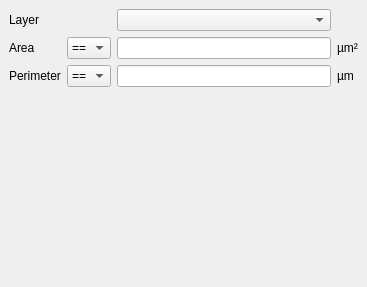
<ui version="4.0" >
 <class>SearchPropertiesShape</class>
 <widget class="QWidget" name="SearchPropertiesShape" >
  <property name="geometry" >
   <rect>
    <x>0</x>
    <y>0</y>
    <width>367</width>
    <height>287</height>
   </rect>
  </property>
  <property name="windowTitle" >
   <string>Form</string>
  </property>
  <layout class="QGridLayout" >
   <property name="margin" >
    <number>9</number>
   </property>
   <property name="spacing" >
    <number>6</number>
   </property>
   <item row="0" column="0" >
    <widget class="QLabel" name="label_5" >
     <property name="text" >
      <string>Layer</string>
     </property>
    </widget>
   </item>
   <item row="1" column="0" >
    <widget class="QLabel" name="label_6" >
     <property name="text" >
      <string>Area</string>
     </property>
    </widget>
   </item>
   <item row="1" column="1" >
    <widget class="QComboBox" name="shape_area_op" >
     <item>
      <property name="text" >
       <string>==</string>
      </property>
     </item>
     <item>
      <property name="text" >
       <string>!=</string>
      </property>
     </item>
     <item>
      <property name="text" >
       <string>&lt;</string>
      </property>
     </item>
     <item>
      <property name="text" >
       <string>&lt;=</string>
      </property>
     </item>
     <item>
      <property name="text" >
       <string>></string>
      </property>
     </item>
     <item>
      <property name="text" >
       <string>>=</string>
      </property>
     </item>
    </widget>
   </item>
   <item row="2" column="0" >
    <widget class="QLabel" name="label_7" >
     <property name="text" >
      <string>Perimeter</string>
     </property>
    </widget>
   </item>
   <item row="1" column="2" >
    <widget class="QLineEdit" name="shape_area_value" />
   </item>
   <item row="2" column="2" >
    <widget class="QLineEdit" name="shape_perimeter_value" />
   </item>
   <item row="2" column="1" >
    <widget class="QComboBox" name="shape_perimeter_op" >
     <item>
      <property name="text" >
       <string>==</string>
      </property>
     </item>
     <item>
      <property name="text" >
       <string>!=</string>
      </property>
     </item>
     <item>
      <property name="text" >
       <string>&lt;</string>
      </property>
     </item>
     <item>
      <property name="text" >
       <string>&lt;=</string>
      </property>
     </item>
     <item>
      <property name="text" >
       <string>></string>
      </property>
     </item>
     <item>
      <property name="text" >
       <string>>=</string>
      </property>
     </item>
    </widget>
   </item>
   <item row="1" column="3" >
    <widget class="QLabel" name="label" >
     <property name="text" >
      <string>µm²</string>
     </property>
    </widget>
   </item>
   <item row="2" column="3" >
    <widget class="QLabel" name="label_2" >
     <property name="text" >
      <string>µm</string>
     </property>
    </widget>
   </item>
   <item row="0" column="2" >
    <widget class="lay::LayerSelectionComboBox" name="shape_layer" />
   </item>
   <item row="3" column="0" colspan="4" >
    <spacer>
     <property name="orientation" >
      <enum>Qt::Vertical</enum>
     </property>
     <property name="sizeHint" >
      <size>
       <width>200</width>
       <height>281</height>
      </size>
     </property>
    </spacer>
   </item>
  </layout>
 </widget>
 <customwidgets>
  <customwidget>
   <class>lay::LayerSelectionComboBox</class>
   <extends>QComboBox</extends>
   <header>layWidgets.h</header>
  </customwidget>
 </customwidgets>
 <tabstops>
  <tabstop>shape_layer</tabstop>
  <tabstop>shape_area_op</tabstop>
  <tabstop>shape_area_value</tabstop>
  <tabstop>shape_perimeter_op</tabstop>
  <tabstop>shape_perimeter_value</tabstop>
 </tabstops>
 <resources/>
 <connections/>
</ui>
